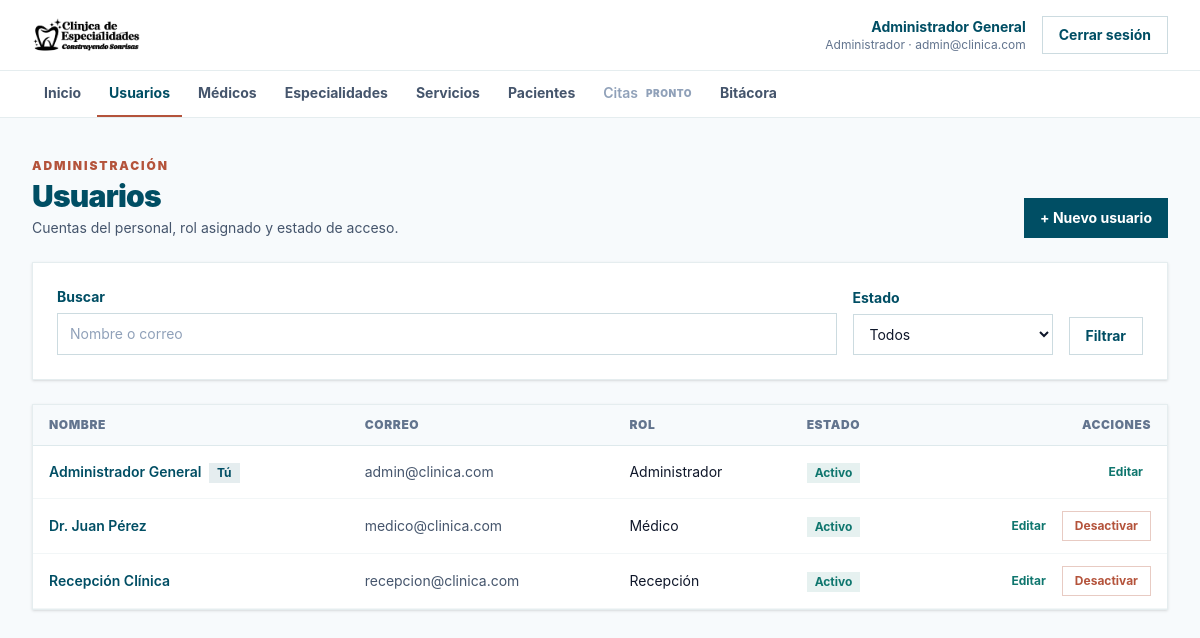
Screenshot of /admin/usuarios (signed in) with the database file from the repository.
### tables this page shows
CREATE TABLE `usuarios` (
  `id` int(10) unsigned NOT NULL AUTO_INCREMENT,
  `nombre` varchar(120) NOT NULL,
  `correo` varchar(150) NOT NULL,
  `password` varchar(255) NOT NULL,
  `rol_id` tinyint(3) unsigned NOT NULL,
  `activo` tinyint(1) NOT NULL DEFAULT 1,
  `created_at` timestamp NOT NULL DEFAULT current_timestamp(),
  `updated_at` timestamp NOT NULL DEFAULT current_timestamp() ON UPDATE current_timestamp(),
  PRIMARY KEY (`id`),
  UNIQUE KEY `correo` (`correo`),
  KEY `fk_usuario_rol` (`rol_id`),
  CONSTRAINT `fk_usuario_rol` FOREIGN KEY (`rol_id`) REFERENCES `roles` (`id`)
);

CREATE TABLE `roles` (
  `id` tinyint(3) unsigned NOT NULL,
  `nombre` varchar(50) NOT NULL,
  PRIMARY KEY (`id`),
  UNIQUE KEY `nombre` (`nombre`)
);

### app/Support/View.php (called while the page is built, shortened)
<?php
final class View
{
    public static function render(string $template, array $data = [], ?string $layout = 'panel'): void
    {
        $file = self::file($template);
        $content = (static function (string $__file, array $__data): string {
            extract($__data, EXTR_SKIP);
            require $__file;
            return (string) ob_get_clean();
        })($file, $data);
    }
    private static function file(string $template): string
    {
        $file = dirname(__DIR__) . '/Views/' . $template . '.php';
        return $file;
    }
}

### app/Controllers/Controller.php (called while the page is built, shortened)
<?php
abstract class Controller
{
    protected function render(string $view, array $data = [], ?string $layout = 'panel'): void
    {
        View::render($view, $data, $layout);
    }
}

### app/Controllers/Administrador/UsuarioController.php (called while the page is built, shortened)
<?php
final class UsuarioController extends Controller
{
    private UsuarioModel $usuarios;
    private array $admin;
    public function __construct()
    {
        $this->admin = Auth::requireRole('Administrador');
        $this->usuarios = new UsuarioModel();
    }
    public function index(): void
    {
        $search = $this->query('q');
        $estado = $this->query('estado');
        $this->render('admin/usuarios/index', [
            'pageTitle' => 'Usuarios',
            'usuarios' => $this->usuarios->all($search, $estado),
            'search' => $search,
            'estado' => $estado,
            'currentUserId' => $this->admin['id'],
        ]);
    }
}

### public/index.php (called while the page is built, shortened)
<?php
require dirname(__DIR__) . '/app/App.php';
(new App\App())->run();

### app/Support/Auth.php (called while the page is built, shortened)
<?php
final class Auth
{
    public static function route(string $path): string
    {
        $path = '/' . trim($path, '/');
        $base = Request::basePath();
        return $base === '' ? $path : $base . ($path === '/' ? '/' : $path);
    }
}

### app/Support/Request.php (called while the page is built, shortened)
<?php
final class Request
{
    public static function basePath(): string
    {
        $base = rtrim(str_replace('\\', '/', dirname($_SERVER['SCRIPT_NAME'] ?? '/')), '/');
        return ($base === '.' || $base === '/') ? '' : $base;
    }
}

### app/Support/helpers.php (called while the page is built, shortened)
<?php
if (!function_exists('e')) {
    function e(mixed $value): string
    {
        return htmlspecialchars((string) ($value ?? ''), ENT_QUOTES, 'UTF-8');
    }
}
if (!function_exists('url')) {
    function url(string $path, array $query = []): string
    {
        $query = array_filter($query, static fn ($value) => $value !== null && $value !== '');
        return Auth::route($path) . ($query === [] ? '' : '?' . http_build_query($query));
    }
}

### app/Database.php (called while the page is built, shortened)
<?php
final class Database
{
    private static ?PDO $connection = null;
    public static function connection(): PDO
    {
        if (self::$connection instanceof PDO) {
            return self::$connection;
        }
        $config = require __DIR__ . '/config/database.php';
        $dsn = sprintf(
            '%s:host=%s;port=%s;dbname=%s;charset=%s',
            $config['driver'],
            $config['host'],
            $config['port'],
            $config['database'],
            $config['charset']
        );
        try {
            self::$connection = new PDO($dsn, $config['username'], $config['password'], [
                PDO::ATTR_ERRMODE => PDO::ERRMODE_EXCEPTION,
                PDO::ATTR_DEFAULT_FETCH_MODE => PDO::FETCH_ASSOC,
                PDO::ATTR_EMULATE_PREPARES => false,
            ]);
        } catch (PDOException $exception) {
            throw new PDOException('No fue posible conectar con la base de datos.', (int) $exception->getCode(), $exception);
        }
        return self::$connection;
    }
}

### app/Models/Administrador/UsuarioModel.php (called while the page is built, shortened)
<?php
final class UsuarioModel
{
    public function all(string $search = '', string $estado = ''): array
    {
        $sql = 'SELECT u.id, u.nombre, u.correo, u.activo, u.rol_id, u.created_at, r.nombre AS rol, m.id AS medico_id
                FROM usuarios u
                INNER JOIN roles r ON r.id = u.rol_id
                LEFT JOIN medicos m ON m.usuario_id = u.id
                WHERE 1 = 1';
        $params = [];
        $statement = Database::connection()->prepare($sql . ' ORDER BY u.activo DESC, u.nombre');
        $statement->execute($params);
        return $statement->fetchAll();
    }
}

### app/Views/admin/usuarios/index.php (the view, shortened to what this page needs)
<div class="flex flex-col justify-between gap-4 sm:flex-row sm:items-end">
    <div>
        <p class="page-eyebrow">Administración</p>
        <h1 class="page-title">Usuarios</h1>
        <p class="mt-1 text-sm text-slate-600">Cuentas del personal, rol asignado y estado de acceso.</p>
    </div>
    <a href="<?= e(url('/admin/usuarios/crear')) ?>" class="btn-primary">+ Nuevo usuario</a>
</div>
<form method="get" action="<?= e(url('/admin/usuarios')) ?>" class="card mt-6 grid gap-4 sm:grid-cols-[1fr_200px_auto] sm:items-end">
    <div>
        <label for="q" class="label">Buscar</label>
        <input id="q" name="q" type="search" value="<?= e($search) ?>" placeholder="Nombre o correo" class="input">
    </div>
    <div>
        <label for="estado" class="label">Estado</label>
        <select id="estado" name="estado" class="input">
            <option value="">Todos</option>
        </select>
    </div>
    <button type="submit" class="btn-outline">Filtrar</button>
</form>
<div class="card mt-6 overflow-x-auto p-0 sm:p-0">
    <table class="table">
        <thead>
            <tr>
                <th>Nombre</th>
                <th>Correo</th>
                <th>Rol</th>
                <th>Estado</th>
                <th class="text-right">Acciones</th>
            </tr>
        </thead>
        <tbody>
            <?php foreach ($usuarios as $usuario): ?>
                <tr>
                    <td class="font-semibold text-primary">
                        <?= e($usuario['nombre']) ?>
                        <?php if ((int) $usuario['id'] === $currentUserId): ?><span class="badge badge-info ml-1">Tú</span><?php endif; ?>
                    </td>
                    <td class="text-slate-600"><?= e($usuario['correo']) ?></td>
                    <td><?= e($usuario['rol']) ?></td>
                    <td>
                        <span class="badge <?= (int) $usuario['activo'] === 1 ? 'badge-ok' : 'badge-off' ?>">
                            <?= (int) $usuario['activo'] === 1 ? 'Activo' : 'Inactivo' ?>
                        </span>
                    </td>
                    <td>
                        <div class="flex items-center justify-end gap-2">
                            <a href="<?= e(url('/admin/usuarios/editar', ['id' => $usuario['id']])) ?>" class="btn-link">Editar</a>
                            <?php if ((int) $usuario['id'] !== $currentUserId): ?>
                                <form method="post" action="<?= e(url('/admin/usuarios/estado')) ?>"
                                      data-confirm="<?= (int) $usuario['activo'] === 1 ? '¿Desactivar a ' . e($usuario['nombre']) . '? No podrá iniciar sesión.' : '¿Activar a ' . e($usuario['nombre']) . '?' ?>">
                                    <button type="submit" class="<?= (int) $usuario['activo'] === 1 ? 'btn-danger' : 'btn-outline py-1.5 text-xs' ?>">
                                        <?= (int) $usuario['activo'] === 1 ? 'Desactivar' : 'Activar' ?>
                                    </button>
                                </form>
                            <?php endif; ?>
                        </div>
                    </td>
                </tr>
            <?php endforeach; ?>
        </tbody>
    </table>
</div>

### app/App.php (shortened to what this page needs)
<?php
final class App
{
    private array $routes;
    public function __construct()
    {
        $this->routes = require __DIR__ . '/config/routes.php';
    }
    public static function bootstrap(): void
    {
        require_once __DIR__ . '/Support/helpers.php';
    }
    public function run(): void
    {
        try {
            $path = Request::path();
            $method = Request::method();
            $this->dispatch($method, $path);
        } catch (Throwable $exception) {
            $this->renderError($exception);
        }
    }
    private function dispatch(string $method, string $path): void
    {
        foreach ($this->routes as [$routeMethod, $routePath, $handler]) {
            if ($routePath !== $path) {
                continue;
            }
            [$class, $action] = $handler;
            (new $class())->{$action}();
            return;
        }
        throw new RuntimeException('Página no encontrada.', 404);
    }
}

### rows the page displays
usuarios: nombre "Administrador General", shows "Tú", correo "admin@clinica.com", rol.nombre "Administrador", activo "Activo"
usuarios: nombre "Dr. Juan Pérez", correo "medico@clinica.com", rol.nombre "Médico", activo "Activo"
usuarios: nombre "Recepción Clínica", correo "recepcion@clinica.com", rol.nombre "Recepción", activo "Activo"

### other values shown
$item['label'] "Inicio"
$item['label'] "Usuarios"
$item['label'] "Médicos"
$item['label'] "Especialidades"
$item['label'] "Servicios"
$item['label'] "Pacientes"
$item['label'] "Citas"
$item['label'] "Bitácora"
